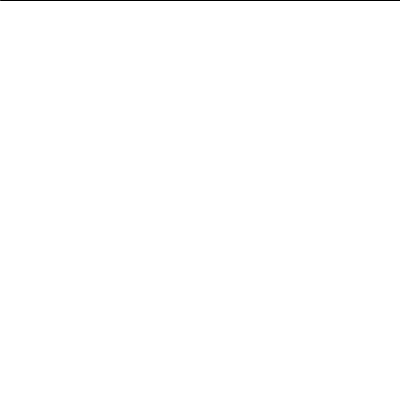
Frame 1 (no input)
Frame 60 (the mouse pressed at the canvas centre just before this capture): identical to frame 1, image omitted
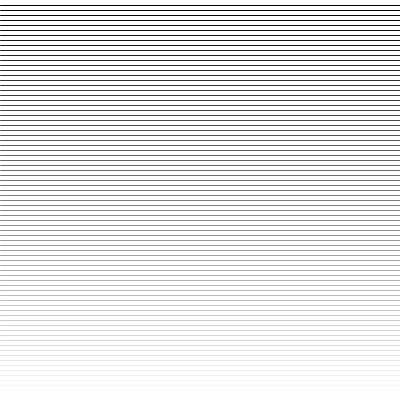
Frame 120 (the mouse held since frame 60 and released just before this capture)

The Processing sketch that drew these frames (run headless with seeded random() and noise(); from frame 60 on, the mouse is pressed at the canvas centre):

// Processing sketch: przyklad05podzialEkranuMouseY
// ── przyklad05podzialEkranuMouseY.pde
void setup()
{
  size(400, 400);
  background(255);
}
void draw()
{
  background(255);
  int y = 0;
  while (y<height)
  {
    line(0, y, width, y);
    stroke(y*0.65);
    y = y + height/(mouseY/3+1);
  }
}
